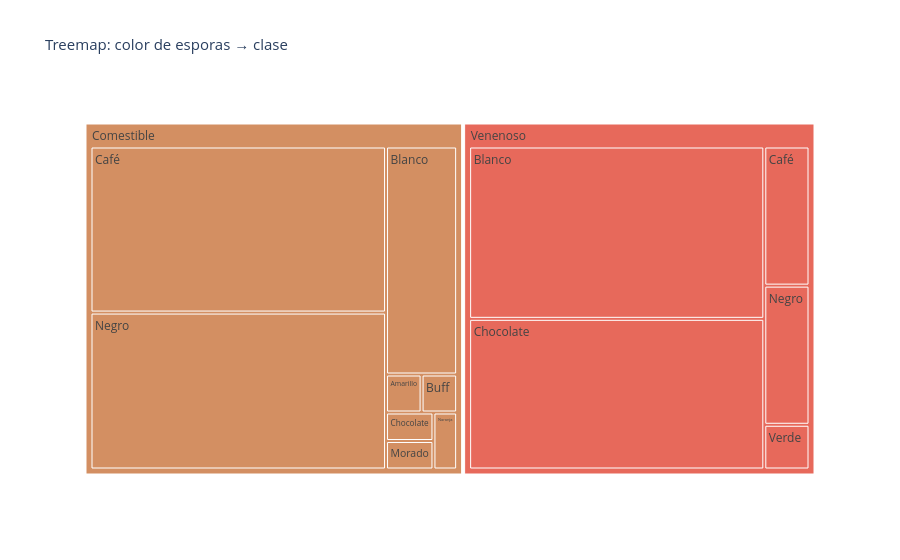

Notebook code for this chart:
### Markdown cell above
### e. Análisis gráfico y estadístico complementario

### Code cell
# Treemap interactivo: distribución de spore-print-color → class
spc_map = {
    'k': 'Negro', 'n': 'Café', 'b': 'Buff', 'h': 'Chocolate',
    'r': 'Verde', 'o': 'Naranja', 'u': 'Morado', 'w': 'Blanco', 'y': 'Amarillo'
}
df_tree = df.copy()
df_tree['spc_label'] = df_tree['spore-print-color'].map(spc_map)
df_tree['class_label'] = df_tree['class'].map({'e': 'Comestible', 'p': 'Venenoso'})
df_tree['count'] = 1

df_tree_agg = df_tree.groupby(['class_label', 'spc_label'])['count'].sum().reset_index()

fig = px.treemap(
    df_tree_agg,
    path=['class_label', 'spc_label'],
    values='count',
    color='class_label',
    color_discrete_map={'Comestible': '#d38f62', 'Venenoso': '#e7695b'},
    title='Treemap: color de esporas → clase'
)
fig.update_layout(title_font_size=15)
fig.show()
print('Figura E. Treemap interactivo: distribución del color de esporas dentro de cada clase.')

### Figure 1 — Plotly figure (JSON) as saved in the notebook; plotly's stock layout.template omitted (floating-point values rounded to 4 significant figures)
{"data": [{"branchvalues": "total", "customdata": [["Comestible"], ["Comestible"], ["Comestible"], ["Comestible"], ["Comestible"], ["Comestible"], ["Comestible"], ["Comestible"], ["Comestible"], ["Venenoso"], ["Venenoso"], ["Venenoso"], ["Venenoso"], ["Venenoso"], ["Venenoso"]], "domain": {"x": [0, 1], "y": [0, 1]}, "hovertemplate": "labels=%{label}<br>count=%{value}<br>parent=%{parent}<br>id=%{id}<br>class_label=%{customdata[0]}<extra></extra>", "ids": ["Comestible/Amarillo", "Comestible/Blanco", "Comestible/Buff", "Comestible/Café", "Comestible/Chocolate", "Comestible/Morado", "Comestible/Naranja", "Comestible/Negro", "Comestible", "Venenoso/Blanco", "Venenoso/Café", "Venenoso/Chocolate", "Venenoso/Negro", "Venenoso/Verde", "Venenoso"], "labels": ["Amarillo", "Blanco", "Buff", "Café", "Chocolate", "Morado", "Naranja", "Negro", "Comestible", "Blanco", "Café", "Chocolate", "Negro", "Verde", "Venenoso"], "marker": {"colors": ["#d38f62", "#d38f62", "#d38f62", "#d38f62", "#d38f62", "#d38f62", "#d38f62", "#d38f62", "#d38f62", "#e7695b", "#e7695b", "#e7695b", "#e7695b", "#e7695b", "#e7695b"]}, "name": "", "parents": ["Comestible", "Comestible", "Comestible", "Comestible", "Comestible", "Comestible", "Comestible", "Comestible", "", "Venenoso", "Venenoso", "Venenoso", "Venenoso", "Venenoso", ""], "type": "treemap", "values": [48.0, 576.0, 48.0, 1744.0, 48.0, 48.0, 48.0, 1648.0, 4208.0, 1812.0, 224.0, 1584.0, 224.0, 72.0, 3916.0]}], "layout": {"legend": {"tracegroupgap": 0}, "title": {"font": {"size": 15}, "text": "Treemap: color de esporas → clase"}}}
